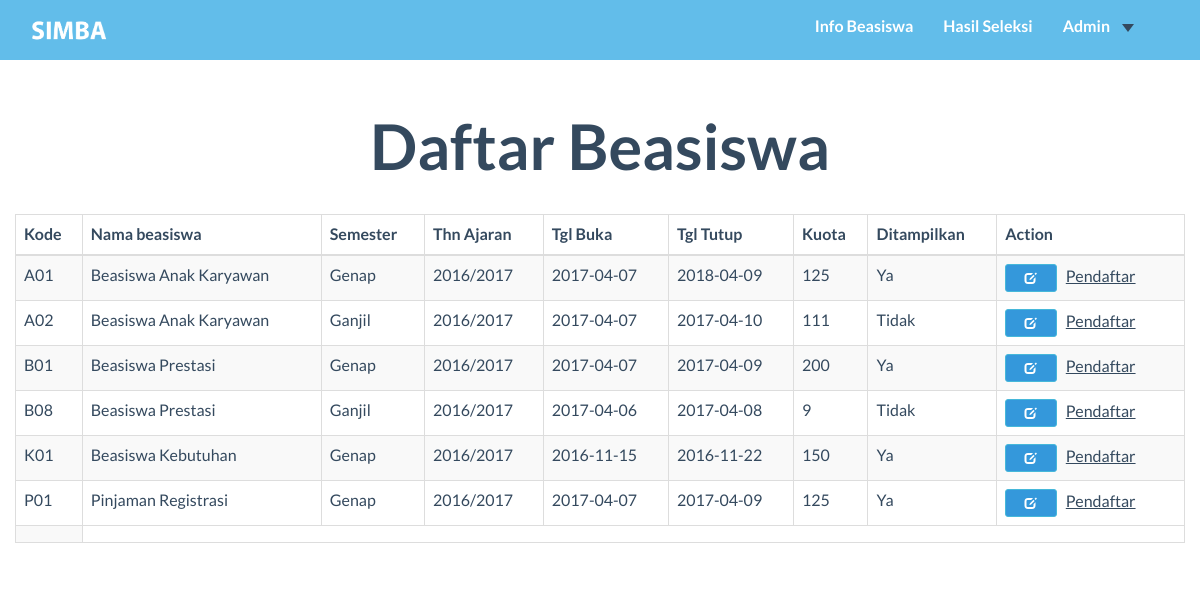
Screenshot of /user_admin/Index.php with the database file from the repository.
### tables this page shows
CREATE TABLE `beasiswa` (
  `kd_bsw` char(3) NOT NULL,
  `nama_bsw` varchar(99) NOT NULL,
  `semt` char(6) NOT NULL,
  `thn_ajar` char(9) NOT NULL,
  `tgl_buka` date NOT NULL,
  `tgl_tutup` date NOT NULL,
  `kuota` int(11) NOT NULL,
  `isTampil` tinyint(1) NOT NULL,
  `Keterangan` mediumtext NOT NULL
);

### user_admin/Index.php (the view, shortened to what this page needs)
<?php
Include("../function/koneksi.php");
$getDataBsw=mysqli_query($koneksi,"SELECT * FROM beasiswa");
?>
<!DOCTYPE HTML>
<html>
<head>
  <link href="../css/bootstrap.min.css" rel="stylesheet">
  <link rel="stylesheet" href="https://maxcdn.bootstrapcdn.com/bootstrap/3.3.7/..css/bootstrap.min.css">
  <link href="../css/font-awesome.min.css" rel="stylesheet">
  <link href="../css/general.css" rel="stylesheet">
  <link href="../css/custom.css" rel="stylesheet">
  <link href="../css/owl.carousel.css" rel="stylesheet">
  <link href="../css/owl.theme.css" rel="stylesheet">
  <link href="../css/style.css" rel="stylesheet">
  <link href="../css/animate.css" rel="stylesheet">
  <link rel="stylesheet" href="../css/magnific-popup.css">
</head>
<body>
  <nav class="navbar-default" role="navigation" style="position: fixed; top: 0px;">
    <div class="container">
      <a class="" href="index.php">
        <img src="../img/logo2.png" height="45px" style="margin-top:8px; margin-left:0" id="logo"/>
      </a>
      <div class="collapse navbar-collapse navbar-right navbar-ex1-collapse stuckMenu">
        <ul class="nav navbar-nav">
          <li class="menuItem"><a href="../index.php#infoBeasiswa">Info Beasiswa </a></li>
          <li class="menuItem"><a href="../index.php#hasilSeleksi">Hasil Seleksi </a></li>
          <li class="menuItem dropdown">
            <a class="dropdown-toggle" data-toggle="dropdown" href="#">Admin<span class="caret"></span></a>
          </li>
        </ul>
      </div>
    </div>
  </nav>
  <div class="container">
    <div class="row">
      <br/>  <br/><br/>
      <h2 class="text-center">Daftar Beasiswa</h2>
      <br/>
      <table class="table-striped table table-bordered">
        <thead class="text-center">
          <th>Kode</th>
          <th>Nama beasiswa</th>
          <th>Semester</th>
          <th>Thn Ajaran</th>
          <th>Tgl Buka</th>
          <th>Tgl Tutup</th>
          <th>Kuota</th>
          <th>Ditampilkan</th>
          <th>Action</th>
        </thead>
        <tbody>
          <?php
          while ($rowBsw= mysqli_fetch_array($getDataBsw)){
            $ketTampil="Tidak";
            if($rowBsw['isTampil']==1){
              $ketTampil="Ya";
            }
            echo'
            <tr>
            <td>'.$rowBsw['kd_bsw'].'</td>
            <td>'.$rowBsw['nama_bsw'].'</td>
            <td>'.$rowBsw['semt'].'</td>
            <td>'.$rowBsw['thn_ajar'].'</td>
            <td>'.$rowBsw['tgl_buka'].'</td>
            <td>'.$rowBsw['tgl_tutup'].'</td>
            <td>'.$rowBsw['kuota'].'</td>
            <td>'.$ketTampil.'</td>
            <td>
            <button type="button" class="btn btn-info btn-xs" style="padding-right:-20"data-toggle="modal" data-target="#myModal'.$rowBsw['kd_bsw'].'"> &nbsp &nbsp <span class="	glyphicon glyphicon-edit"></span></button>
            &nbsp
            <a href="detail_pendaftar.php?kd_bsw='.$rowBsw['kd_bsw'].'">Pendaftar</a>
            &nbsp
            <div class="modal fade" id="myModal'.$rowBsw['kd_bsw'].'" role="dialog">
              <div class="modal-dialog modal-lg">
                <div class="modal-content">
                  <div class="modal-header">
                    <button type="button" class="close" data-dismiss="modal">&times;</button>
                    <h4 class="modal-title">Edit Beasiswa</h4>
                  </div>
                  <div class="modal-body">
                    <p>'.$rowBsw['nama_bsw'].'</p>
                  </div>
                  <div class="modal-footer">
                    <button type="button" class="btn btn-default" data-dismiss="modal">Close</button>
                  </div>
                </div>
              </div>
            </div>
            </tr>
            ';
          }
          ?>
          <td>
          </div>
</div>
</body>
</html>

### css/general.css (style rules this page uses)
#logo { float: left; position: absolute;; }
body, html { height: 100%; width: 100%; overflow-x:hidden; }
.glyphicon { margin-right: 10px; }
.navbar-default { position: relative; min-height: 60px; width: 100%; z-index: 999; }
.navbar-default .navbar-nav>li>a { color: #ffffff; }

### css/custom.css (style rules this page uses)
li a, .dropbtn { display: inline-block; color: white; text-align: center; padding: 14px 16px; text-decoration: none; }
li.dropdown { display: inline-block; }
.table th, .table td { padding: 8px 12px; }

### rows the page displays
beasiswa: kd_bsw "A01", nama_bsw "Beasiswa Anak Karyawan", semt "Genap", thn_ajar "2016/2017", tgl_buka "2017-04-07", tgl_tutup "2018-04-09", kuota "125", isTampil "Ya"
beasiswa: kd_bsw "A02", nama_bsw "Beasiswa Anak Karyawan", semt "Ganjil", thn_ajar "2016/2017", tgl_buka "2017-04-07", tgl_tutup "2017-04-10", kuota "111", ketTampil "Tidak"
beasiswa: kd_bsw "B01", nama_bsw "Beasiswa Prestasi", semt "Genap", thn_ajar "2016/2017", tgl_buka "2017-04-07", tgl_tutup "2017-04-09", kuota "200", isTampil "Ya"
beasiswa: kd_bsw "B08", nama_bsw "Beasiswa Prestasi", semt "Ganjil", thn_ajar "2016/2017", tgl_buka "2017-04-06", tgl_tutup "2017-04-08", kuota "9", ketTampil "Tidak"
beasiswa: kd_bsw "K01", nama_bsw "Beasiswa Kebutuhan", semt "Genap", thn_ajar "2016/2017", tgl_buka "2016-11-15", tgl_tutup "2016-11-22", kuota "150", isTampil "Ya"
beasiswa: kd_bsw "P01", nama_bsw "Pinjaman Registrasi", semt "Genap", thn_ajar "2016/2017", tgl_buka "2017-04-07", tgl_tutup "2017-04-09", kuota "125", isTampil "Ya"
